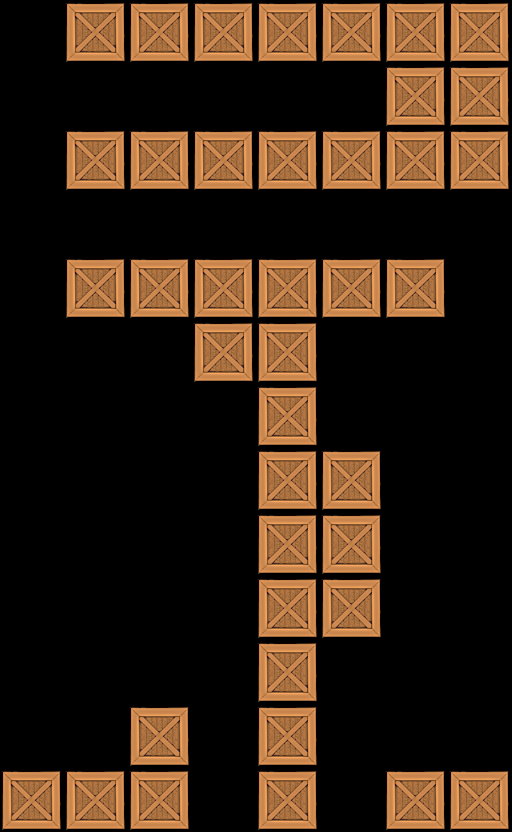

Rendered tile map (Tiled .tmx) drawn with the repository's tilesets; below, a short description and the map source with its tile grids summarised:
An orthogonal 8x13 tile map with 64x64 px tiles, 1 tile layer (Tile Layer 1).

<map version="1.0" orientation="orthogonal" width="8" height="13" tilewidth="64" tileheight="64">
 <tileset firstgid="1" name="crate" tilewidth="64" tileheight="64">
  <image source="../../crate5.png" width="64" height="64" />
 </tileset>
 <layer name="Tile Layer 1" width="8" height="13">
  <data>[104 cells, 40 non-empty, 1 distinct tile ids]</data>
 </layer>
</map>
